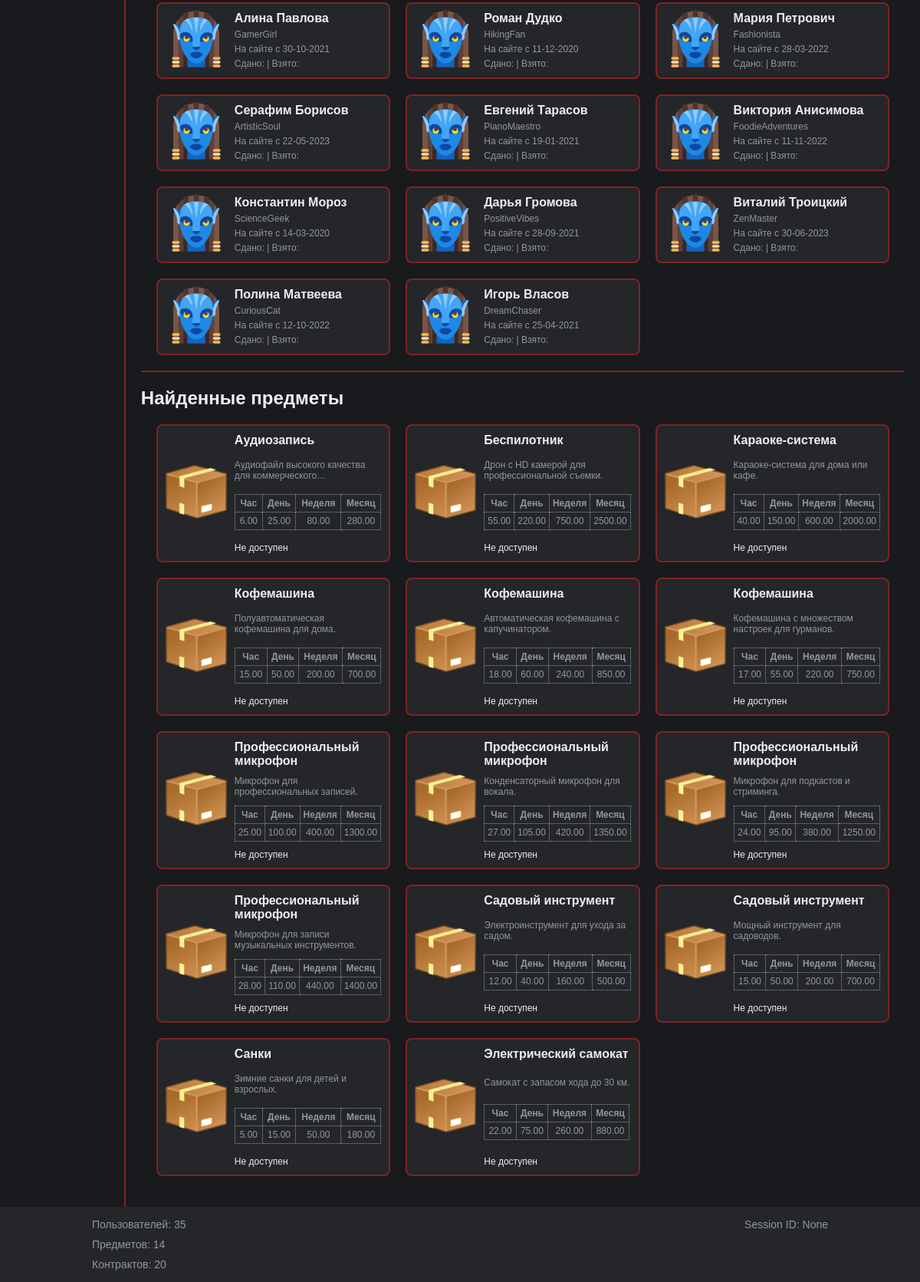
Before: /search (lower part) with the older database file.
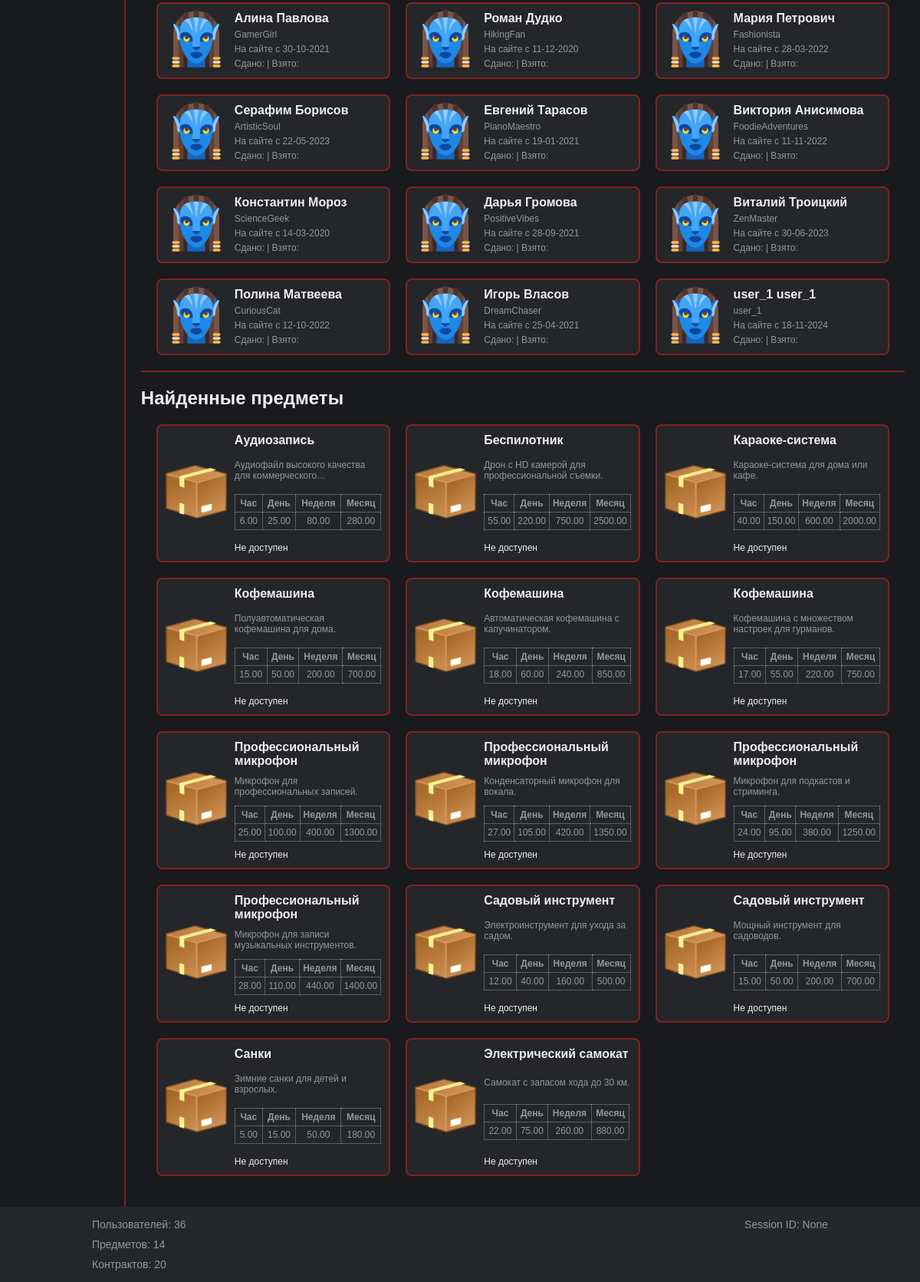
After: the same page with the newer database file.
### models.py (models this page shows, shortened)
class User(Base):
    __tablename__ = "users"
    id = Column(Integer, primary_key=True)
    login = Column(String(100), unique=True, nullable=False)
    password = Column(String(200), nullable=False)
    ipn = Column(Integer)
    first_name = Column(String(100))
    last_name = Column(String(100))
    phone_number = Column(String(20))
    email = Column(String(100), unique=True, nullable=False)
    avatar = Column(String(255))
    register_date = Column(Integer)
    items = relationship("Item", backref="owner_user")

class Item(Base):
    __tablename__ = "items"
    id = Column(Integer, primary_key=True)
    photo = Column(String(255))
    name = Column(String(255), nullable=False)
    desc = Column(Text)
    price_h = Column(Numeric(10, 2))
    price_d = Column(Numeric(10, 2))
    price_w = Column(Numeric(10, 2))
    price_m = Column(Numeric(10, 2))
    owner_id = Column(Integer, ForeignKey("users.id"))
    owner = relationship("User", backref="owner_items")

### app.py (the view)
@app.route("/search", methods=["GET"])
def search():
    search_query = request.args.get("q", "").lower()
    founded_profiles = models.User.query.filter(
        models.User.login.ilike(f"%{search_query}%") |
        models.User.first_name.ilike(f"%{search_query}%") |
        models.User.last_name.ilike(f"%{search_query}%")
    ).all()
    founded_items = models.Item.query.filter(
        models.Item.name.ilike(f"%{search_query}%") |
        models.Item.desc.ilike(f"%{search_query}%")
    ).all()
    profile_card_data = [
        {
            "id": user.id,
            "login": user.login,
            "first_name": user.first_name,
            "last_name": user.last_name,
            "avatar": user.avatar,
            "register_date": user.register_date,
            "owner_contracts": models.Contract.query.filter_by(owner_id=user.id).count(),
            "renter_contracts": models.Contract.query.filter_by(renter_id=user.id).count(),
        }
        for user in founded_profiles
    ]
    item_card_data = [
        {
            "id": item.id,
            "photo": item.photo,
            "name": item.name,
            "desc": item.desc,
            "price_h": item.price_h,
            "price_d": item.price_d,
            "price_w": item.price_w,
            "price_m": item.price_m,
            "owner_id": item.owner_id,
            "owner_name": item.owner.first_name + " " + item.owner.last_name,
        }
        for item in founded_items
    ]
    return render_template("search.html", users=profile_card_data, items=item_card_data)

### app.py (called while the page is built, shortened)
@app.teardown_request
def teardown_request(exceptions=None):
    db_session.remove()

@app.context_processor
def stats_data():
    session_id = session.get("user_id")
    users_total = models.User.query.count()
    items_total = models.Item.query.count()
    contracts_total = models.Contract.query.count()
    stats = {"users_total": users_total,
             "items_total": items_total,
             "contracts_total": contracts_total,
             "session_id": session_id}
    return dict(stats=stats)

@app.context_processor
def inject_user():
    user_id = session.get("user_id")
    user_data = {"id": None, "login": "Guest"}
    return {"current_user": user_data}

### templates/search.html (shortened to what this page needs)
{% extends 'base.html' %}
{% block content %}
    <div class="search-results">
        {% include 'profiles_list.html' %}
        <div class="search-divider"></div>
        <h2>Найденные предметы</h2>
        {% include 'items_list.html' %}
    </div>
{% endblock %}

### templates/profiles_list.html
<div class="users-container">
    {% for user in users %}
    <a href="{{ url_for('profile', user_id=user.id) }}" class="user-card">
        <div class="user-avatar">
            <img src="{{ url_for('static', filename='images/default_avatar.png') }}" alt="Аватар">
        </div>
        <div class="user-short-details">
            <div class="user-name">{{ user.first_name }} {{ user.last_name }}</div>
            <div class="user-data">{{ user.login }}</div>
            <div class="user-data">На сайте с {{ user.register_date }}</div>
            <div class="user-data">Сдано: {{ user.items_rented }} | Взято: {{ user.items_borrowed }}</div>
        </div>
    </a>
    {% endfor %}
</div>

### templates/items_list.html
<div class="items-container">
    {% for item in items %}
    <a href="{{ url_for('item_details', item_id=item.id) }}" class="item-card">
        <div class="item-photo">
            <img src="{{ url_for('static', filename='images/items/default_item.png') }}" alt="Photo">
        </div>
        <div class="item-short-details">
            <div class="item-name">{{ item.name }}</div>
            <div class="item-short-desc">{{ item.desc }}</div>
            <table class="price-table">
                <tr>
                    <th>Час</th>
                    <th>День</th>
                    <th>Неделя</th>
                    <th>Месяц</th>
                </tr>
                <tr>
                    <td>{{ item.price_h }}</td>
                    <td>{{ item.price_d }}</td>
                    <td>{{ item.price_w }}</td>
                    <td>{{ item.price_m }}</td>
                </tr>
            </table>
            <div class="item-data">
                {% if item.is_available %}
                    Доступен к аренде
                {% else %}
                    Не доступен
                {% endif %}
            </div>
        </div>
    </a>
    {% endfor %}
</div>

Changed rows visible on the page:
added User: first_name "user_1", last_name "user_1", login "user_1", register_date "18-11-2024"
Other visible differences:
{{ stats.users_total }}: "35" → "36"
